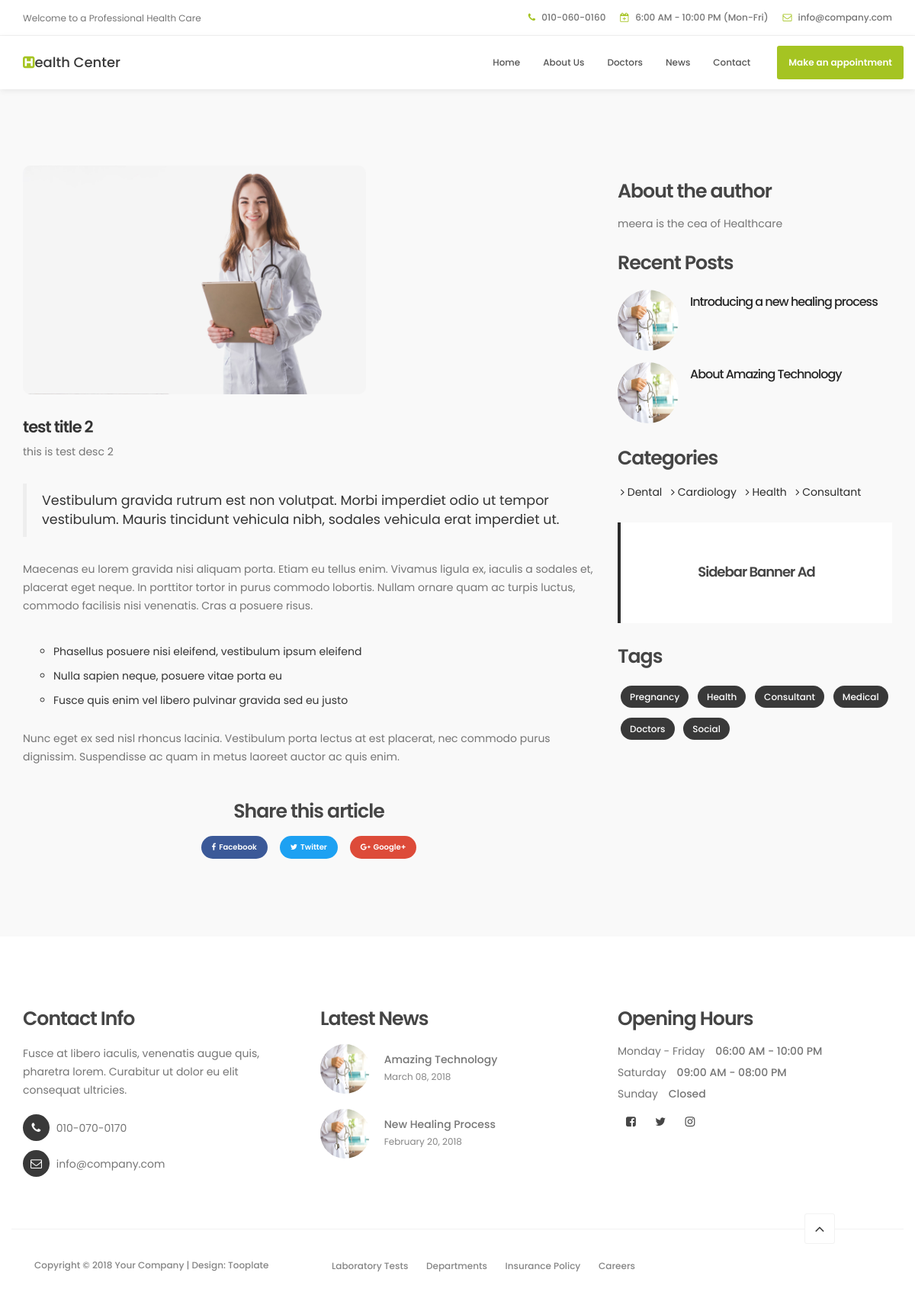
Page /newsD/2/ on the committed database.
### website/models.py (models this page shows)
class News(models.Model):
	news_id = models.AutoField(primary_key=True)
	ntitle = models.CharField(max_length=80)
	ndesc = models.CharField(max_length=80)
	aname = models.CharField(max_length=80)
	apos = models.CharField(max_length=80)
	aimg = models.ImageField(upload_to= 'portfolio/images')

### website/views.py (the view)
# urls.py: path('newsD/<int:news_id>/', views.newsD, name="newsD"),
def newsD(request, news_id):
	newss=get_object_or_404(News, pk=news_id)
	return render(request, 'website/newsD.html', {'newss':newss})

### website/templates/website/newsD.html
{% extends 'website/base.html' %}
{% load static %}
{% block content%}
     <section id="news-detail" data-stellar-background-ratio="0.5">
          <div class="container">
               <div class="row">
                    <div class="col-md-8 col-sm-7">
                         <div class="news-detail-thumb">
                              <div class="news-image">
                                   <img src="{{ newss.aimg.url }}" class="img-responsive" alt="">
                              </div>
                              <h3>{{ newss.ntitle }}</h3>
                              <p>{{ newss.ndesc }}</p>
                              <blockquote>Vestibulum gravida rutrum est non volutpat. Morbi imperdiet odio ut tempor vestibulum. Mauris tincidunt vehicula nibh, sodales vehicula erat imperdiet ut.</blockquote>
                              <p>Maecenas eu lorem gravida nisi aliquam porta. Etiam eu tellus enim. Vivamus ligula ex, iaculis a sodales et, placerat eget neque. In porttitor tortor in purus commodo lobortis. Nullam ornare quam ac turpis luctus, commodo facilisis nisi venenatis. Cras a posuere risus.</p>
                              <ul>
                                   <li>Phasellus posuere nisi eleifend, vestibulum ipsum eleifend</li>
                                   <li>Nulla sapien neque, posuere vitae porta eu</li>
                                   <li>Fusce quis enim vel libero pulvinar gravida sed eu justo</li>
                              </ul>
                              <p>Nunc eget ex sed nisl rhoncus lacinia. Vestibulum porta lectus at est placerat, nec commodo purus dignissim. Suspendisse ac quam in metus laoreet auctor ac quis enim.</p>
                              <div class="news-social-share">
                                   <h4>Share this article</h4>
                                        <a href="#" class="btn btn-primary"><i class="fa fa-facebook"></i>Facebook</a>
                                        <a href="#" class="btn btn-success"><i class="fa fa-twitter"></i>Twitter</a>
                                        <a href="#" class="btn btn-danger"><i class="fa fa-google-plus"></i>Google+</a>
                              </div>
                         </div>
                    </div>
                    <div class="col-md-4 col-sm-5">
                         <div class="news-sidebar">
                              <div class="news-author">
                                   <h4>About the author</h4>
                                   <p>{{newss.aname}} is the {{newss.apos}} of Healthcare</p>
                              </div>
                              <div class="recent-post">
                                   <h4>Recent Posts</h4>
                                        <div class="media">
                                             <div class="media-object pull-left">
                                                  <a href="#"><img src="{%  static 'images/news-image.jpg' %}" class="img-responsive" alt=""></a>
                                             </div>
                                             <div class="media-body">
                                                  <h4 class="media-heading"><a href="#">Introducing a new healing process</a></h4>
                                             </div>
                                        </div>
                                        <div class="media">
                                             <div class="media-object pull-left">
                                                  <a href="#"><img src="{%  static 'images/news-image.jpg' %}" class="img-responsive" alt=""></a>
                                             </div>
                                             <div class="media-body">
                                                  <h4 class="media-heading"><a href="#">About Amazing Technology</a></h4>
                                             </div>
                                        </div>
                              </div>
                              <div class="news-categories">
                                   <h4>Categories</h4>
                                        <li><a href="#"><i class="fa fa-angle-right"></i> Dental</a></li>
                                        <li><a href="#"><i class="fa fa-angle-right"></i> Cardiology</a></li>
                                        <li><a href="#"><i class="fa fa-angle-right"></i> Health</a></li>
                                        <li><a href="#"><i class="fa fa-angle-right"></i> Consultant</a></li>
                              </div>
                              <div class="news-ads sidebar-ads">
                                   <h4>Sidebar Banner Ad</h4>
                              </div>
                              <div class="news-tags">
                                   <h4>Tags</h4>
                                        <li><a href="#">Pregnancy</a></li>
                                        <li><a href="#">Health</a></li>
                                        <li><a href="#">Consultant</a></li>
                                        <li><a href="#">Medical</a></li>
                                        <li><a href="#">Doctors</a></li>
                                        <li><a href="#">Social</a></li>
                              </div>
                         </div>
                    </div>
               </div>
          </div>
     </section>
</body>
</html>
{% endblock %}

### website/static/css/tooplate-style.css (style rules this page uses)
body { background: #ffffff; font-family: 'Poppins', sans-serif; overflow-x: hidden; }
h1,h2,h3,h4,h5,h6 { font-weight: 600; line-height: inherit; }
h1,h2,h3,h4 { letter-spacing: -1px; }
h3 { font-size: 1.8em; line-height: 1.2em; margin-bottom: 0; }
h4 { color: #454545; font-size: 1.8em; padding-bottom: 2px; }
p { color: #757575; font-size: 14px; font-weight: normal; line-height: 24px; }
html { -webkit-font-smoothing: antialiased; }
a { color: #252525; -webkit-transition: 0.5s; transition: 0.5s; text-decoration: none !important; }
#about, #team, #news, #news-detail { position: relative; padding-top: 100px; padding-bottom: 100px; }
#news, #news-detail { background: #f9f9f9; }
#news-detail blockquote { margin: 30px 0; }
.news-detail-thumb .news-image img { border-radius: 10px; }
.news-detail-thumb h3 { margin-bottom: 8px; }
.news-image { margin-bottom: 30px; position: relative; }
.news-image img { width: 60%; }
.news-detail-thumb ul { margin: 32px 12px 22px 0px; }
.news-detail-thumb ul li { list-style: circle; font-weight: normal; padding: 6px 12px 6px 0px; }
.news-sidebar { margin-top: 16px; }
.news-social-share { text-align: center; padding-top: 22px; }
.news-social-share .btn { border-radius: 100px; border: none; font-size: 10px; font-weight: 600; margin: 2px 6px; padding: 8px 14px; }
.news-social-share .btn-primary { background: #3b5998; }
.news-social-share .btn-success { background: #1da1f2; }
.news-social-share .btn-danger { background: #dd4b39; }
.news-social-share a .fa { padding-right: 4px; }
.recent-post { padding-top: 2px; padding-bottom: 18px; }
.recent-post .media img { border-radius: 100%; width: 80px; height: 80px; margin-right: 5px; }
.recent-post .media-heading { font-size: 16px; font-weight: 500; line-height: inherit; margin-top: 5px; }
.news-categories { margin-top: 8px; }
.news-categories li a { color: #2b2b2b; }
.news-ads { background: #ffffff; border-right: 4px solid #2b2b2b; padding: 42px; text-align: center; margin: 26px 0 26px 0; }
.news-ads.sidebar-ads { border-left: 4px solid #2b2b2b; border-right: 0px; }
.news-ads h4 { font-size: 18px; }
.news-tags h4 { padding-bottom: 6px; }
.news-categories li, .news-tags li { list-style: none; display: inline-block; margin: 4px; }
.news-tags li a { background: #393939; border-radius: 50px; color: #ffffff; display: inline-block; font-size: 12px; font-weight: 500; text-decoration: none; float: left; min-width: 30px; padding: 6px 12px; -webkit-transition: all ease-in-out 0.4s; transition: all ease-in-out 0.4s; }
@media only screen and (max-width: 1200px) { h3 { font-size: 1.5em; } }

### rows in the picture
News: aimg (picture), ntitle "test title 2", ndesc "this is test desc 2", aname "meera", apos "cea"
